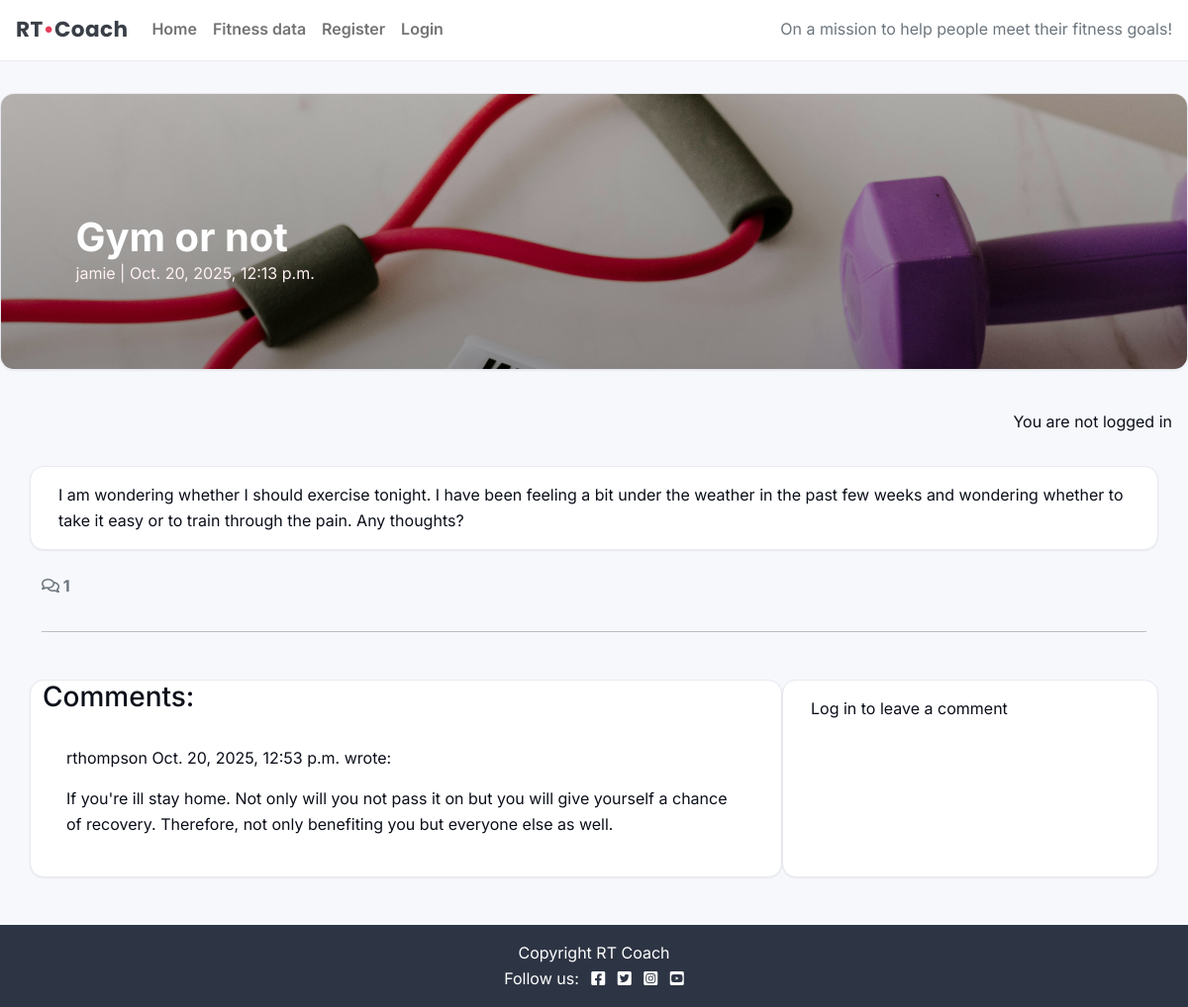
Page /gym-or-not/ on the earlier database version.
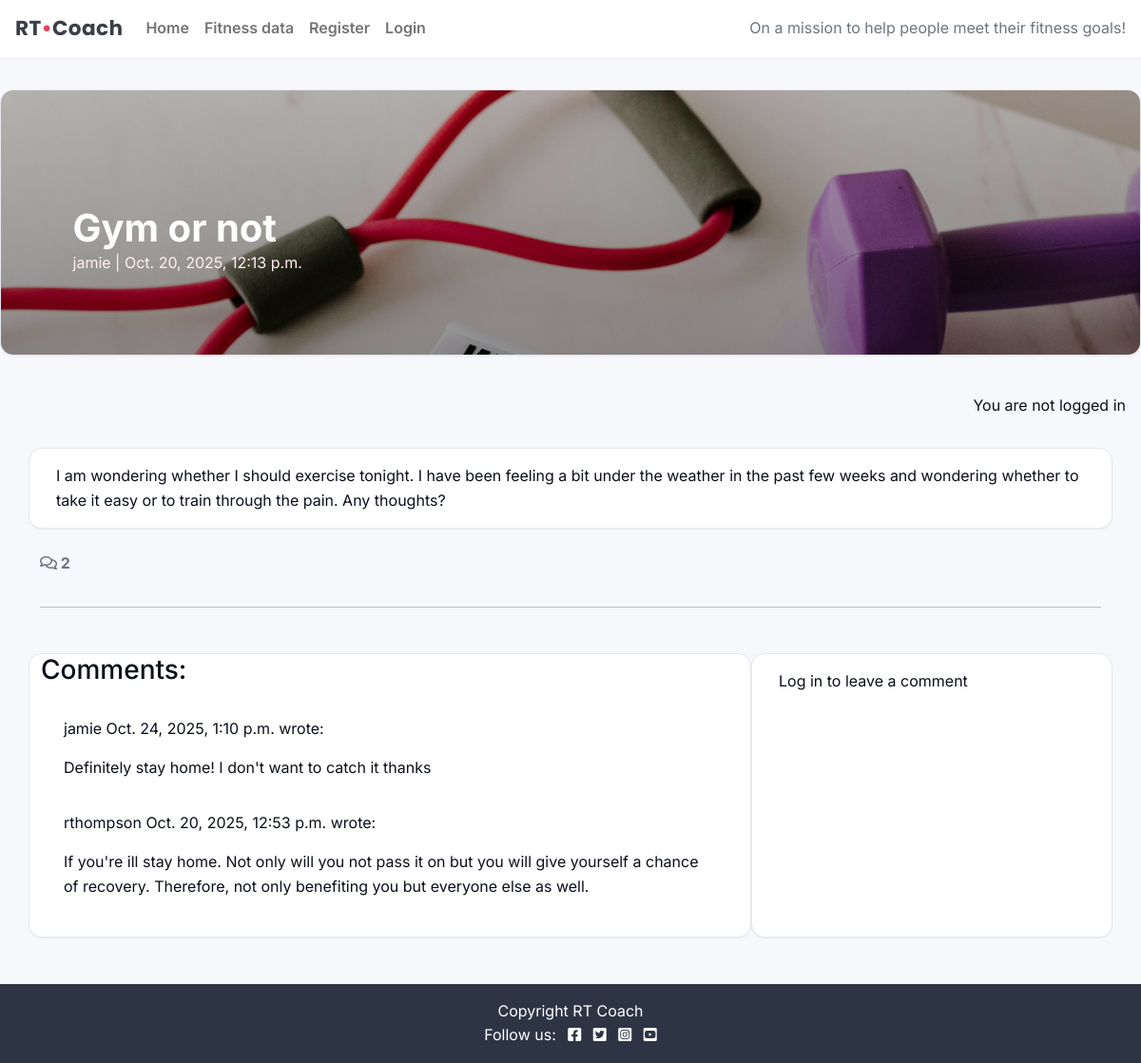
Same page on the later database version.
### blog/models.py (models this page shows, shortened)
class Post(models.Model):
    title = models.CharField(max_length=200, unique=True)
    slug = models.SlugField(max_length=200, unique=True)
    author = models.ForeignKey(
    User, on_delete=models.CASCADE, related_name="blog_posts"
)
    content = models.TextField()
    created_on = models.DateTimeField(auto_now_add=True)
    status = models.IntegerField(choices=STATUS, default=0)
    excerpt = models.TextField(blank=True)
    updated_on = models.DateTimeField(auto_now=True)
    class Meta:
        ordering = ["-created_on"]

class Comment(models.Model):
    post = models.ForeignKey(
        Post, on_delete=models.CASCADE, related_name="comments")
    author = models.ForeignKey(
        User, on_delete=models.CASCADE, related_name="commenter")
    body = models.TextField()
    approved = models.BooleanField(default=False)
    created_on = models.DateTimeField(auto_now_add=True)
    class Meta:
        ordering = ["created_on"]

### blog/views.py (the view)
# urls.py: path('<slug:slug>/', views.post_detail, name='post_detail'),
def post_detail(request, slug):
    post = get_object_or_404(Post.objects.filter(status=1), slug=slug)
    comments = post.comments.all().order_by("-created_on")
    comment_count = post.comments.filter(approved=True).count()
    if request.method == "POST":
        print("Received a POST request")
        if not request.user.is_authenticated:
            messages.error(request, "Please log in to comment.")
            return redirect("account_login")
        comment_form = CommentForm(data=request.POST)
        if comment_form.is_valid():
            comment = comment_form.save(commit=False)
            comment.author = request.user
            comment.post = post
            comment.save()
            messages.success(request, "Comment submitted and awaiting approval")
            return redirect(request.path + "#comments")
    else:
        comment_form = CommentForm()
        print("About to render template")
    return render(
        request,
        "blog/post_detail.html",
        {
            "post": post,
            "comments": comments,
            "comment_count": comment_count,
            "comment_form": comment_form,
        },
    )

### blog/templates/blog/post_detail.html (shortened to what this page needs)
{% extends "base.html" %}
{% load static %}
{% load crispy_forms_tags %}
{% block hero %}
<section class="container-fluid px-0">
  <div class="masthead">
    <div class="masthead-image">
      <img class="masthead-photo" src="{% static 'img/default.jpg' %}" alt="">
    </div>
    <div class="masthead-text">
      <h1 class="post-title">{{ post.title }}</h1>
      <p class="post-subtitle">{{ post.author }} | {{ post.created_on }}</p>
    </div>
  </div>
</section>
{% endblock %}
{% block content %}
<div class="container">
  <div class="row">
    <div class="col card mb-4 mt-3 left top">
      <div class="card-body">
        <p class="card-text">{{ post.content|safe }}</p>
      </div>
    </div>
  </div>
  <div class="row">
    <div class="col-12">
      <strong class="text-secondary">
        <i class="far fa-comments"></i> {{ comment_count }}
      </strong>
    </div>
    <div class="col-12">
      <hr>
    </div>
  </div>
  <div class="row">
    <div class="col-md-8 card mb-4  mt-3 ">
      <h3>Comments:</h3>
      <div class="card-body">
        {% for comment in comments %}
        <div class="p-2 comments
          ">
          <p class="font-weight-bold">
            {{ comment.author }}
            <span class="font-weight-normal">
              {{ comment.created_on }}
            </span> wrote:
          </p>
          <div id="comment{{ comment.id }}">
            {{ comment.body | linebreaks }}
          </div>
        </div>
        {% endfor %}
      </div>
    </div>
    <div class="col-md-4 card mb-4 mt-3">
      <div class="card-body">
        {% if user.is_authenticated %}
        <h3>Leave a comment:</h3>
        <p>Posting as: {{ user.username }}</p>
        <form id="commentForm" method="post" style="margin-top: 1.3em;">
          {{ comment_form | crispy }}
          {% csrf_token %}
          <button id="submitButton" type="submit" class="btn btn-signup btn-lg">Submit</button>
        </form>
        {% else %}
        <p>Log in to leave a comment</p>
        {% endif %}
      </div>
    </div>
  </div>
</div>
{% endblock %}

### templates/base.html (shortened to what this page needs)
{% load static %}
{% url 'blog:home' as home_url %}
{% url 'fitness_data:fitness_page' as fitness_url %}
{% url 'account_login' as login_url %}
{% url 'account_signup' as signup_url %}
{% url 'account_logout' as logout_url %}
<!DOCTYPE html>
<html class="h-100" lang="en">
<head>
  <link rel="stylesheet" href="https://cdnjs.cloudflare.com/ajax/libs/font-awesome/5.15.3/css/all.min.css">
  <link href="https://cdn.jsdelivr.net/npm/bootstrap@5.0.1/dist/css/bootstrap.min.css" rel="stylesheet"
>
  <link rel="stylesheet" href="{% static 'css/style.css' %}">
</head>
<body class="d-flex flex-column h-100 main-bg">
  <nav class="navbar navbar-expand-lg navbar-light bg-white">
    <div class="container-fluid">
      <a class="navbar-brand" href="{{ home_url }}">
        <span class="brand">RT<span class="red-o">•</span>Coach</span>
      </a>
      <div class="collapse navbar-collapse" id="navbarText">
        <ul class="navbar-nav me-auto mb-2 mb-lg-0">
          <li class="nav-item">
            <a class="nav-link {% if request.path == home_url %}active{% endif %}" aria-current="page"
              href="{{ home_url }}">Home</a>
          </li>
          <li class="nav-item">
            <a class="nav-link {% if request.path == fitness_data_url %}active{% endif %}" aria-current="page"
              href="{{ fitness_url }}">Fitness data</a>
          </li>
          {% if user.is_authenticated %}
          <li class="nav-item">
            <a class="nav-link {% if request.path == logout_url %}active{% endif %}" aria-current="page"
              href="{% url 'account_logout' %}">Logout</a>
          </li>
          {% else %}
          <li class="nav-item">
            <a class="nav-link {% if request.path == signup_url %}active{% endif %}" aria-current="page"
              href="{% url 'account_signup' %}">Register</a>
          </li>
          <li class="nav-item">
            <a class="nav-link {% if request.path == login_url %}active{% endif %}" aria-current="page"
              href="{% url 'account_login' %}">Login</a>
          </li>
          {% endif %}
        </ul>
        <span class="navbar-text text-muted">
          On a mission to help people meet their fitness goals!
        </span>
      </div>
    </div>
  </nav>
  <div class="container">
    <div class="row">
    </div>
  </div>
  {% block hero %}{% endblock %}
  <main class="flex-shrink-0 main-bg py-4">
    {% if user.is_authenticated %}
    <p class="text-end m-3">You are logged in as {{ user }}</p>
    {% else %}
    <p class="text-end m-3">You are not logged in</p>
    {% endif %}
    <div class="container-fluid">
      {% block content %}{% endblock content %}
    </div>
  </main>
  <footer class="footer mt-auto py-3 dark-bg">
    <p class="m-0 text-center text-white">
      {% block copyright %}
      Copyright RT Coach
      {% endblock copyright %}
    </p>
    <p class="m-0 text-center text-white">
      Follow us:
      <a class="ms-2" href="https://www.facebook.com/" aria-label="Facebook"><i class="fab fa-facebook-square"></i></a>
      <a class="ms-2" href="https://x.com/" aria-label="Twitter"><i class="fab fa-twitter-square"></i></a>
      <a class="ms-2" href="https://www.instagram.com/" aria-label="Instagram"><i
          class="fab fa-instagram-square"></i></a>
      <a class="ms-2" href="https://www.youtube.com/" aria-label="YouTube"><i class="fab fa-youtube-square"></i></a>
    </p>
  </footer>
</body>
</html>

### static/css/style.css (style rules this page uses)
:root { --rt-accent: #e83f5b; --rt-accent-600: #c02f46; --rt-accent-50: #fff1f3; --rt-bg: #f7f8fc; --rt-surface: #ffffff; --rt-ink: #0b0f19; --rt-ink-2: #2d3544; --rt-muted: #6b7280; --rt-border: #e7e9ef; --rt-shadow-1: 0 1px 2px rgba(0,0,0,.06); --rt-shadow-2: 0 8px 22px rgba(0,0,0,.08); --rt-radius: 14px; --rt-radius-sm: 8px; --rt-gap-1: .25rem; --rt-gap-2: .5rem; --rt-gap-3: .75rem; --rt-gap-4: 1rem; --rt-gap-5: 1.25rem; --rt-gap-6: 1.5rem; --rt-font: 'Inter', system-ui, -apple-system, Segoe UI, Roboto, Arial, sans-serif; }
*, *::before, *::after { box-sizing: border-box; }
html { -webkit-text-size-adjust: 100%; }
body { margin: 0; font-family: var(--rt-font); color: var(--rt-ink); background-color: var(--rt-bg); line-height: 1.6; text-rendering: optimizeLegibility; }
a { color: var(--rt-accent); text-decoration: none; }
img { max-width: 100%; height: auto; display: block; }
.main-bg { background-color: var(--rt-bg); }
.dark-bg { background-color: var(--rt-ink-2); color: #fff; }
.navbar-light.bg-white { background: var(--rt-surface) !important; border-bottom: 1px solid var(--rt-border); }
.navbar .nav-link { color: var(--rt-muted); font-weight: 600; }
.brand { font-family: Poppins, var(--rt-font); font-size: 1.35rem; font-weight: 700; letter-spacing: .4px; color: #3a3f47; }
.red-o { color: var(--rt-accent); }
.masthead { position: relative; overflow: hidden; margin: var(--rt-gap-4) auto 0; height: clamp(280px, 17vh, 350px); border-radius: var(--rt-radius); border:1px solid var(--rt-border); box-shadow: var(--rt-shadow-1); }
.masthead-image { position: absolute; inset: 0; z-index: 0; }
.masthead-photo { width: 100%; height: 100%; object-fit: cover; display: block; }
.masthead-image::before { content: ""; position: absolute; inset: 0; background: linear-gradient(to bottom, rgba(0,0,0,.25), rgba(0,0,0,.4)); }
.masthead-text { position: relative; z-index: 1; color: #fff; padding: clamp(1rem, 2.5vw, 2rem); }
.card { background: var(--rt-surface); border: 1px solid var(--rt-border); border-radius: var(--rt-radius); box-shadow: var(--rt-shadow-1); transition: transform .08s ease, box-shadow .18s ease, border-color .18s ease; }
.post-title { margin: 8% 0 0 4%; font-weight: 700; }
.post-subtitle { margin-left: 4%; color: var(--rt-accent-50); }
.container-fluid { padding-left: var(--rt-gap-4); padding-right: var(--rt-gap-4); }
.row > [class*='col-'] { margin-bottom: var(--rt-gap-4); }
footer a { color: #fff; }

Differences in the rows shown:
added Comment: author "jamie", created_on "Oct. 24, 2025, 1:10 p.m.", body "Definitely stay home! I don't want to catch it thanks"
Other differences:
{{ comment_count }}: "1" → "2"
